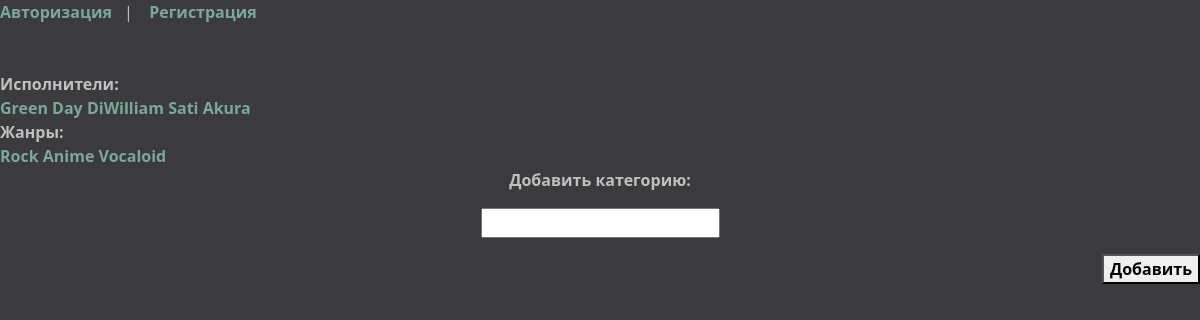
/songs/addCategory/, run on the app's committed database.
### funfacts/models.py (models this page shows, shortened)
class Author(models.Model):
	name = models.CharField(max_length = 255)
	slug= models.SlugField(max_length=255,db_index = True, unique = True)
	def get_absolute_url(self):
		return reverse('author', kwargs={'author_slug': self.slug})

class Category(models.Model):
	name = models.CharField(max_length = 255, db_index = True)
	slug = models.SlugField(max_length=255, db_index = True, null = True)
	def get_absolute_url(self):
		return reverse('category', kwargs={'cat_slug': self.slug})

### funfacts/views.py (the view)
# urls.py: path('songs/addCategory/', views.addCategory.as_view(), name = 'addCategory'),
class addCategory(DataMixin, CreateView):
	form_class = AddCategoryForm
	template_name = 'funfacts/add_category.html'
	success_url = reverse_lazy('addSong')
	def get_context_data(self,*,object_list = None, **kwargs):
		context = super().get_context_data(**kwargs)
		c_def = self.get_user_context(title = 'Добавить категорию')
		return dict(list(context.items())+list(c_def.items()))

### funfacts/forms.py
class AddCategoryForm(forms.ModelForm):
	name =  forms.CharField(label = "Добавить категорию")
	class Meta:
		model = Category
		fields = ['name',]

### funfacts/templatetags/funfacts_tags.py (called while the page is built)
@register.inclusion_tag('funfacts/list_authors.html')
def show_authors(sort=None, author_selected=0, category_selected=0):
	if not sort:
		authors = Author.objects.all()
		category = Category.objects.all()
	else:
		authors = Author.objects.order_by(sort)
		category = Category.objects.order_by(sort)
	return {"authors":authors, "author_selected":author_selected, "cats":category, "category_selected":category_selected}

### funfacts/utils.py (called while the page is built)
	def get_user_context(self, **kwargs):
		context = kwargs
		author = Author.objects.all()
		cats = Category.objects.all()
		context['author']=author
		context['cats'] = cats
		if 'author_selected' not in context:
			context['author_selected']=0
		elif 'category_selected' not in context:
			context['category_selected'] = 0
		return context

### funfacts/templates/funfacts/add_category.html (shortened to what this page needs)
{%extends 'funfacts/base.html'%}
{%block content%}
<form method="post">
	<div class="song_block_Pc{{request.user_agent.is_pc}}" align="center">
	{%for f in form%}<p>
<label for = "{{ f.id_for_label}}"><b>{{f.label}}:</b></label></p>{{f}}<p align="center"></p>
{%endfor%}
		<p align="right"><button type="submit" class="user_btn_Pc{{request.user_agent.is_pc}}"> <b>Добавить</b></button></p>
</form></div>
{%endblock%}

### funfacts/templates/funfacts/list_authors.html
<br>
<nav class="side_text_Pc{{request.user_agent.is_pc}}"><b>Исполнители:</b> </nav>
{%for author in authors%}
{%if author.pk == author_selected%}
<a  id = 'aub' href="{{author.get_absolute_url}}">{{author.name}}</a>
{%elif author.pk <= author_selected|add:4 and author.pk >= author_selected|add:-4 %}
<a href="{{author.get_absolute_url}}" class="authors">{{author.name}}</a>
{%elif author_selected == 0 and author.pk <= 10%}
<a href="{{author.get_absolute_url}}" class="authors">{{author.name}}</a>
	{%endif%}
{%endfor%}
<nav class="side_text">Жанры:</nav>
{%for cat in cats%}
<a href="{{cat.get_absolute_url}}" class="authors">{{cat.name}}</a>
{%endfor%}

### funfacts/static/funfacts/css/styles.css (style rules this page uses)
body { background: #3B3A3D; color: #C0C0C0; }
a { transition: all 1s; text-decoration: none; color: #7AA899; }

### data on the page
Author: name "Green Day"
Author: name "DiWilliam"
Author: name "Sati Akura"
Category: name "Rock"
Category: name "Anime"
Category: name "Vocaloid"

### other printed values
{{ f.label }} "Добавить категорию"
